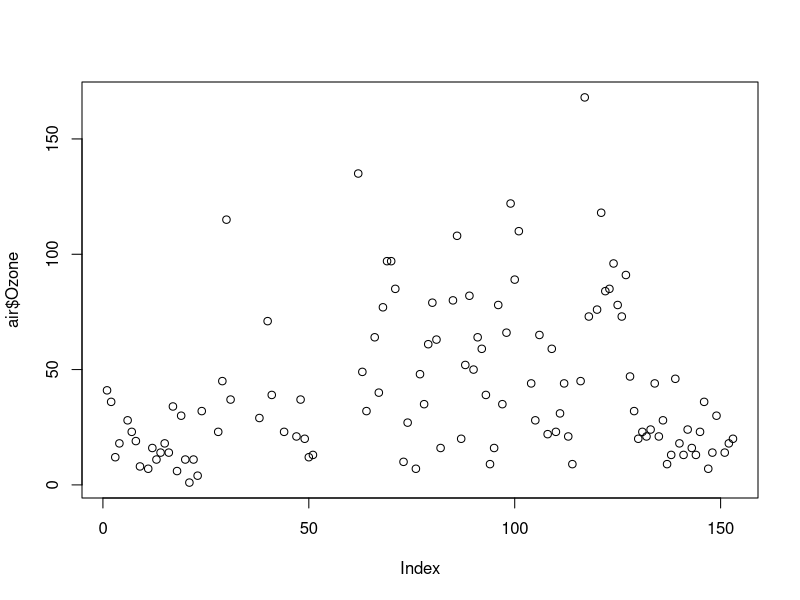
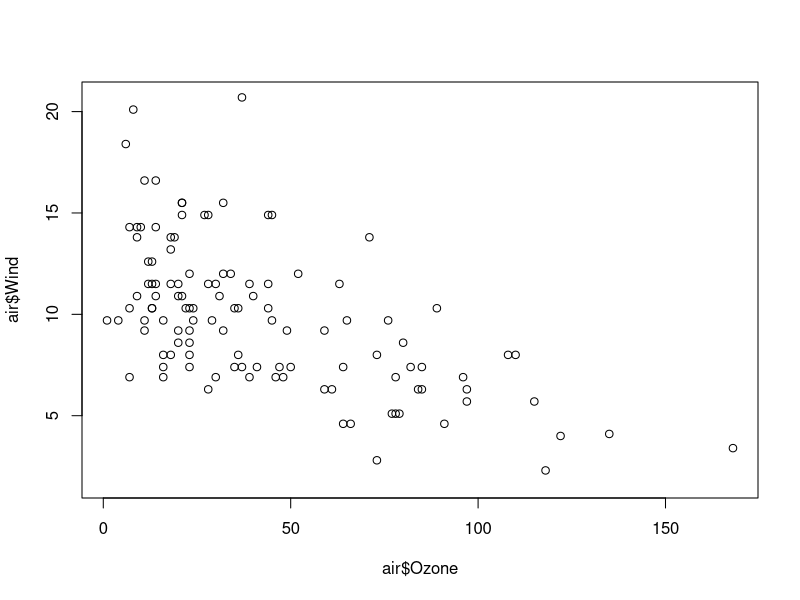
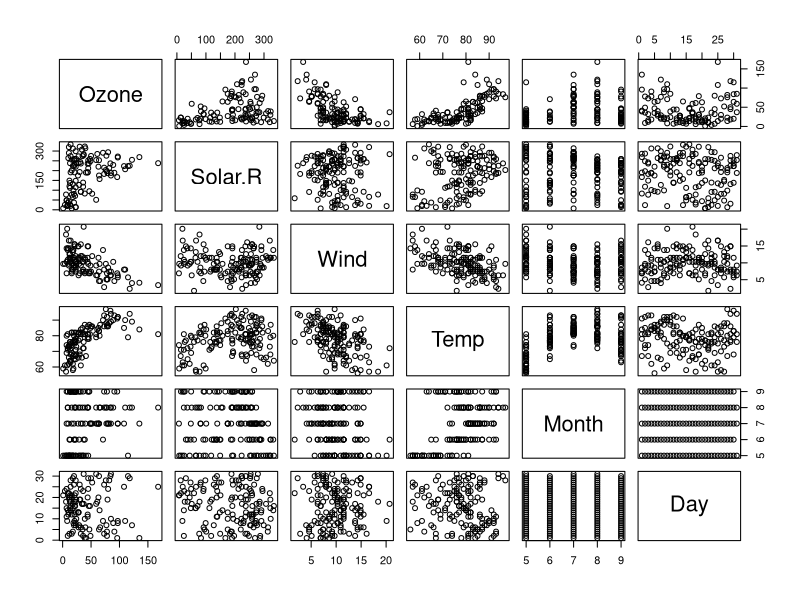
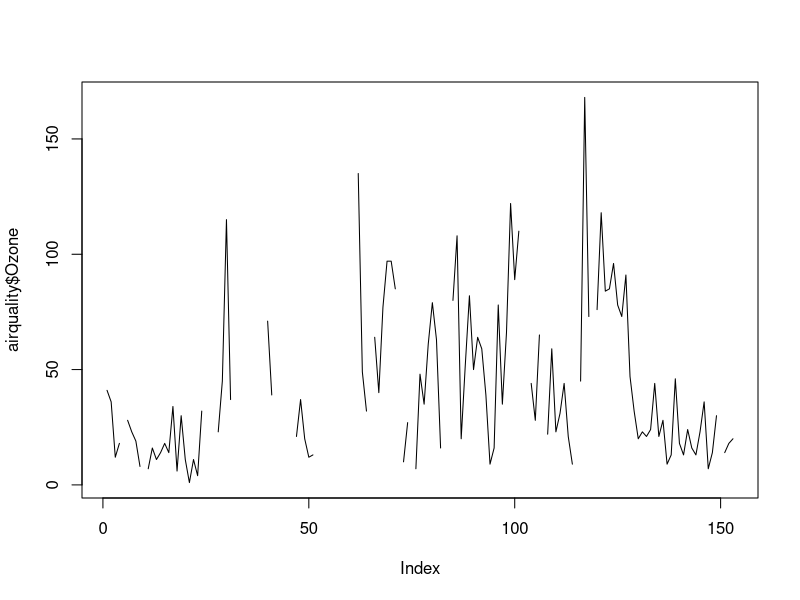
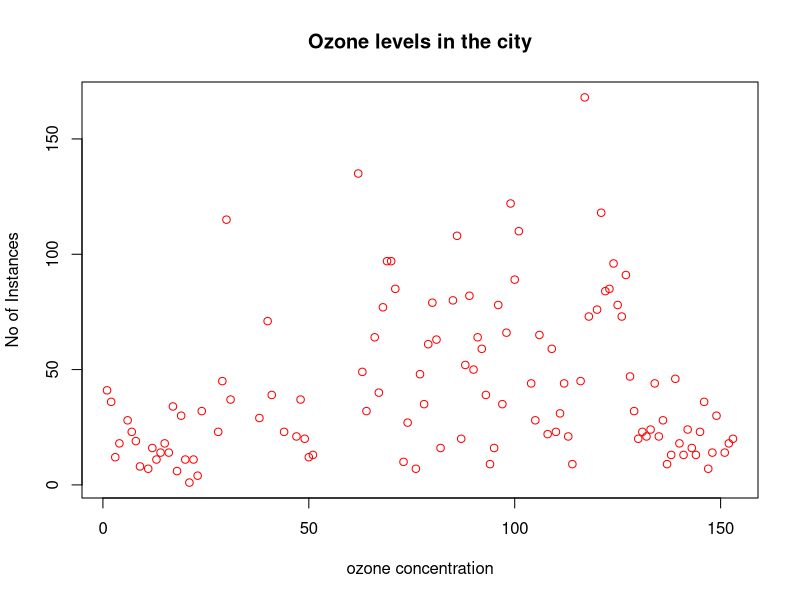
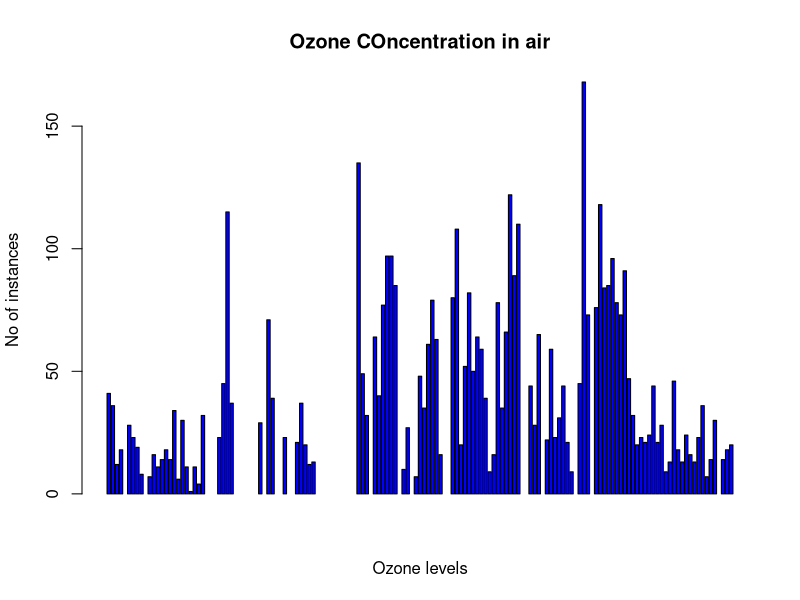
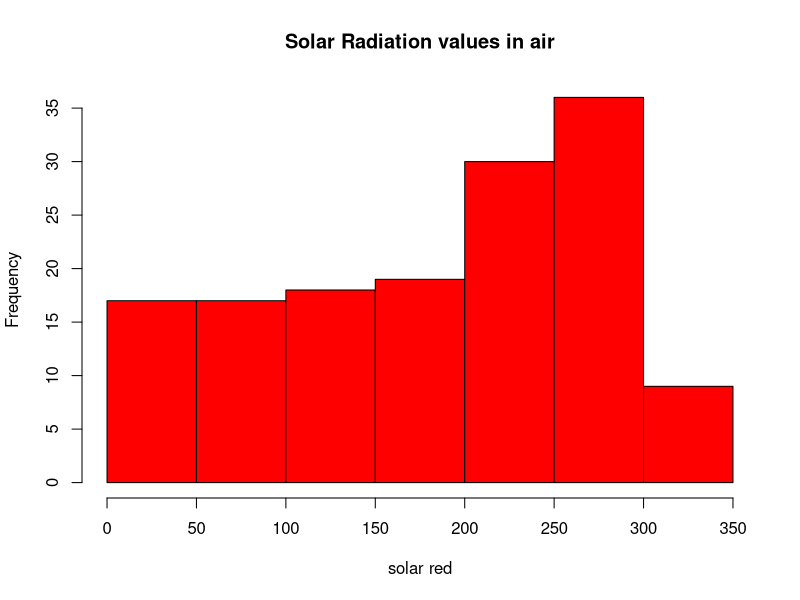
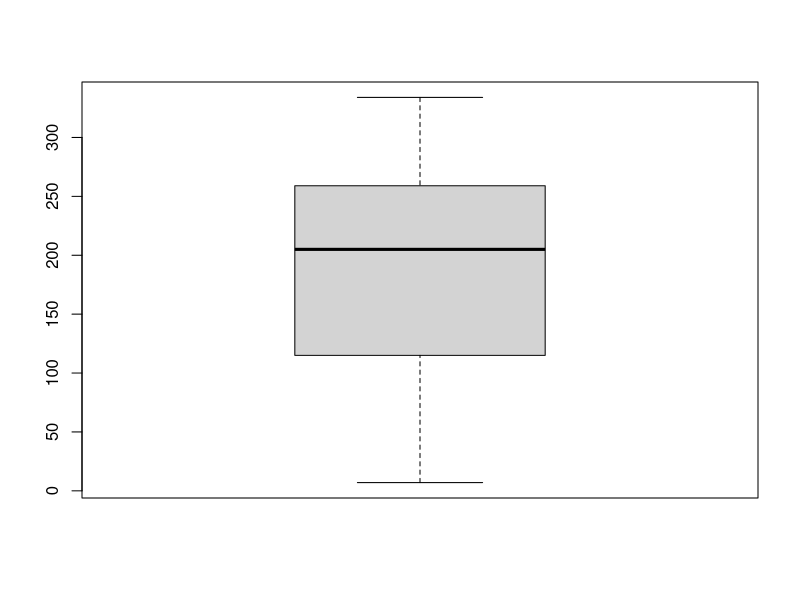

These figures' R source, in order:

air<-datasets::airquality # to import dataset 
head(air) #gives top values (first 6 rows)
tail(air) #give bottom values (last 6 rows)

airquality[,c(1,2)] # generate first 2 columns 

airquality $Temp

summary(air)# gives detail description of whole dataset

summary(air$Temp) # summary of temp

summary(air$Ozone)

summary(air$Wind) 

plot(air$Ozone) # plot the graph of Ozone

plot(air$Ozone,air$Wind) #plot the graph of ozone x-axis is Ozone y is wind  and wind

plot(airquality) #plot the graph

summary(air)

plot(airquality $Ozone,type="l")#p-points l=lines b:both h

plot(airquality $Ozone, xlab = "ozone concentration",ylab="No of Instances",main="Ozone levels in the city",col="red")# xlab-xaxis ylab=yaxis main=title col=color 

#Barplot
barplot(air $Ozone,main = "Ozone COncentration in air",xlab="Ozone levels",ylab="No of instances",col="blue",horiz=FALSE)

#Histogram
hist(air$Solar.R,
main="Solar Radiation values in air",
xlab="solar red",col="red")

boxplot(airquality$Solar.R)
# Multiple box plot

boxplot(air[,1:4],main="multiple") # 1:4 columns together

# TO see the all the plots togther 

# Margin of the grid(mar),
# no of rows and columns(mfrow)
# whether a border is to be includes(bty)
# and position of the 
# Lables(las:1 for horizontal, las:0 for vertical)


par(mfrow=c(3,3),mar=c(2,4,2,1), las=0,bty="n") # divide into 3 grids 

plot(air$Ozone)

plot(air$Ozone,air$Wind)

plot(air$Ozone,type="c")
plot(air$Ozone,type="s")
plot(air$Ozone,type="h")

barplot(air$Ozone,main="Ozone COncentration",xlab="ozone",ylab = "no of instaces", col="blue",horiz = TRUE)
hist(air$Solar.R)
boxplot(air$Solar.R)
boxplot(air[,0:4],main="Multiple box plot")
